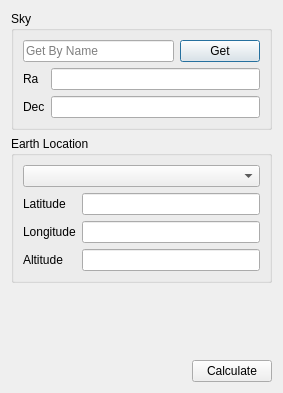
<?xml version="1.0" encoding="UTF-8"?>
<ui version="4.0">
 <class>Dialog</class>
 <widget class="QDialog" name="Dialog">
  <property name="geometry">
   <rect>
    <x>0</x>
    <y>0</y>
    <width>283</width>
    <height>393</height>
   </rect>
  </property>
  <property name="windowTitle">
   <string>Heliocentric JD</string>
  </property>
  <layout class="QGridLayout" name="gridLayout_5">
   <item row="0" column="0" colspan="2">
    <widget class="QGroupBox" name="groupBox">
     <property name="title">
      <string>Sky</string>
     </property>
     <layout class="QGridLayout" name="gridLayout_2">
      <item row="0" column="0">
       <widget class="QLineEdit" name="lineEdit">
        <property name="placeholderText">
         <string>Get By Name</string>
        </property>
       </widget>
      </item>
      <item row="0" column="1">
       <widget class="QPushButton" name="pushButton_2">
        <property name="text">
         <string>Get</string>
        </property>
       </widget>
      </item>
      <item row="1" column="0" colspan="2">
       <layout class="QGridLayout" name="gridLayout">
        <item row="0" column="0">
         <widget class="QLabel" name="label">
          <property name="text">
           <string>Ra</string>
          </property>
         </widget>
        </item>
        <item row="0" column="1">
         <widget class="QLineEdit" name="lineEdit_2"/>
        </item>
        <item row="1" column="0">
         <widget class="QLabel" name="label_2">
          <property name="text">
           <string>Dec</string>
          </property>
         </widget>
        </item>
        <item row="1" column="1">
         <widget class="QLineEdit" name="lineEdit_3"/>
        </item>
       </layout>
      </item>
     </layout>
    </widget>
   </item>
   <item row="1" column="0" colspan="2">
    <widget class="QGroupBox" name="groupBox_2">
     <property name="title">
      <string>Earth Location</string>
     </property>
     <layout class="QGridLayout" name="gridLayout_4">
      <item row="0" column="0">
       <widget class="QComboBox" name="comboBox"/>
      </item>
      <item row="1" column="0">
       <layout class="QGridLayout" name="gridLayout_3">
        <item row="0" column="0">
         <widget class="QLabel" name="label_3">
          <property name="text">
           <string>Latitude</string>
          </property>
         </widget>
        </item>
        <item row="0" column="1">
         <widget class="QLineEdit" name="lineEdit_4"/>
        </item>
        <item row="1" column="0">
         <widget class="QLabel" name="label_4">
          <property name="text">
           <string>Longitude</string>
          </property>
         </widget>
        </item>
        <item row="1" column="1">
         <widget class="QLineEdit" name="lineEdit_5"/>
        </item>
        <item row="2" column="0">
         <widget class="QLabel" name="label_5">
          <property name="text">
           <string>Altitude</string>
          </property>
         </widget>
        </item>
        <item row="2" column="1">
         <widget class="QLineEdit" name="lineEdit_6"/>
        </item>
       </layout>
      </item>
     </layout>
    </widget>
   </item>
   <item row="2" column="0">
    <spacer name="verticalSpacer">
     <property name="orientation">
      <enum>Qt::Vertical</enum>
     </property>
     <property name="sizeHint" stdset="0">
      <size>
       <width>20</width>
       <height>40</height>
      </size>
     </property>
    </spacer>
   </item>
   <item row="3" column="0">
    <spacer name="horizontalSpacer">
     <property name="orientation">
      <enum>Qt::Horizontal</enum>
     </property>
     <property name="sizeHint" stdset="0">
      <size>
       <width>158</width>
       <height>20</height>
      </size>
     </property>
    </spacer>
   </item>
   <item row="3" column="1">
    <widget class="QPushButton" name="pushButton">
     <property name="text">
      <string>Calculate</string>
     </property>
    </widget>
   </item>
  </layout>
 </widget>
 <resources/>
 <connections/>
</ui>
